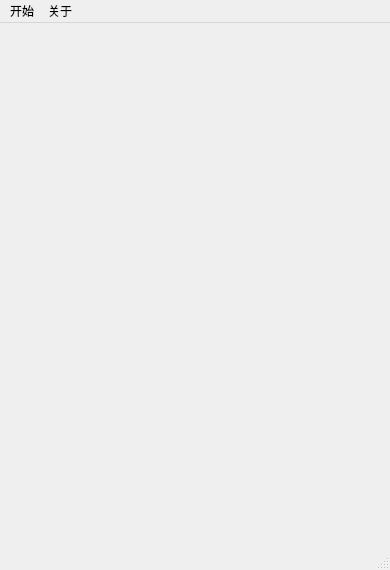
<?xml version="1.0" encoding="UTF-8"?>
<ui version="4.0">
 <class>first_gameClass</class>
 <widget class="QMainWindow" name="first_gameClass">
  <property name="geometry">
   <rect>
    <x>0</x>
    <y>0</y>
    <width>390</width>
    <height>570</height>
   </rect>
  </property>
  <property name="windowTitle">
   <string>first_game</string>
  </property>
  <widget class="QWidget" name="centralWidget"/>
  <widget class="QMenuBar" name="menuBar">
   <property name="geometry">
    <rect>
     <x>0</x>
     <y>0</y>
     <width>390</width>
     <height>26</height>
    </rect>
   </property>
   <widget class="QMenu" name="menu">
    <property name="title">
     <string>开始</string>
    </property>
    <addaction name="actionclose"/>
   </widget>
   <widget class="QMenu" name="menu_2">
    <property name="title">
     <string>关于</string>
    </property>
    <addaction name="actionabout"/>
   </widget>
   <addaction name="menu"/>
   <addaction name="menu_2"/>
  </widget>
  <widget class="QStatusBar" name="statusBar"/>
  <action name="actionclose">
   <property name="text">
    <string>退出</string>
   </property>
  </action>
  <action name="actionabout">
   <property name="text">
    <string>关于游戏</string>
   </property>
  </action>
 </widget>
 <layoutdefault spacing="6" margin="11"/>
 <resources>
  <include location="first_game.qrc"/>
 </resources>
 <connections/>
</ui>
